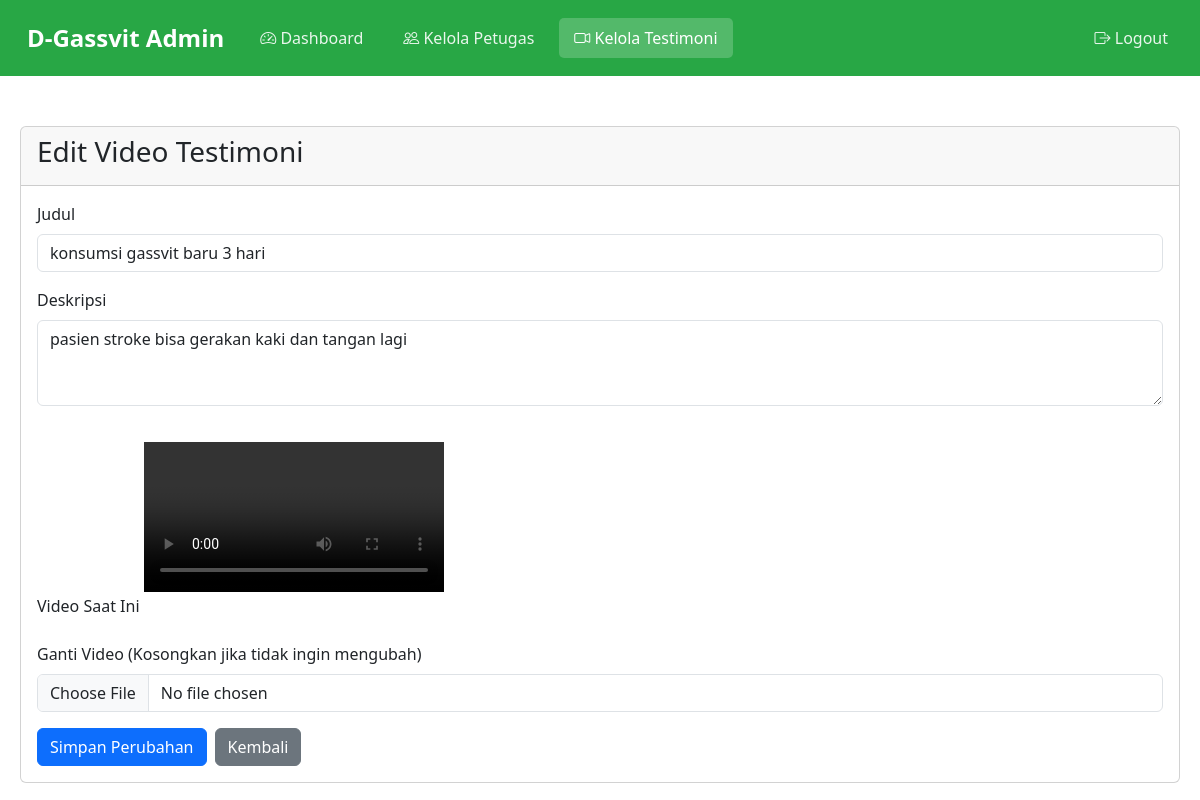
/admin/edit_testimonial.php?id=1 (signed in), run on the app's committed database.
### tables this page shows
CREATE TABLE `testimonials` (
  `id` int(11) NOT NULL,
  `judul` varchar(255) NOT NULL,
  `deskripsi` text DEFAULT NULL,
  `video_path` varchar(255) NOT NULL,
  `created_at` timestamp NOT NULL DEFAULT current_timestamp()
);

### admin/edit_testimonial.php (the view, shortened to what this page needs)
<?php
require_once('../config.php');
if(isset($_GET['id'])) {
    $id = (int)$_GET['id'];
    $stmt = $conn->prepare("SELECT * FROM testimonials WHERE id = ?");
    $stmt->bind_param("i", $id);
    $stmt->execute();
    $result = $stmt->get_result();
    $testimonial = $result->fetch_assoc();
} else {
    die("ID tidak valid");
}
?>
<!DOCTYPE html>
<html lang="id">
<head>
    <link href="https://cdn.jsdelivr.net/npm/bootstrap@5.3.0/dist/css/bootstrap.min.css" rel="stylesheet">
    <link href="https://cdn.jsdelivr.net/npm/bootstrap-icons@1.7.2/font/bootstrap-icons.css" rel="stylesheet">
</head>
<body>
    <?php require_once(__DIR__ . '/navbar.php'); ?>
    <div class="dashboard-container">
        <div class="card">
            <div class="card-header">
                <h3>Edit Video Testimoni</h3>
            </div>
            <div class="card-body">
                <form id="editForm" enctype="multipart/form-data">
                    <div class="mb-3">
                        <label class="form-label">Judul</label>
                        <input type="text" class="form-control" name="judul" value="<?= htmlspecialchars($testimonial['judul']) ?>" required>
                    </div>
                    <div class="mb-3">
                        <label class="form-label">Deskripsi</label>
                        <textarea class="form-control" name="deskripsi" rows="3"><?= htmlspecialchars($testimonial['deskripsi']) ?></textarea>
                    </div>
                    <div class="mb-3">
                        <label class="form-label">Video Saat Ini</label>
                        <video class="video-preview" controls>
                            <source src="../<?= $testimonial['video_path'] ?>" type="video/mp4">
                        </video>
                    </div>
                    <div class="mb-3">
                        <label class="form-label">Ganti Video (Kosongkan jika tidak ingin mengubah)</label>
                        <input type="file" class="form-control" name="video" accept="video/*">
                    </div>
                    <div class="d-flex gap-2">
                        <button type="button" class="btn btn-primary" onclick="updateTestimonial()">Simpan Perubahan</button>
                        <a href="manage_testimonials.php" class="btn btn-secondary">Kembali</a>
                    </div>
                </form>
            </div>
        </div>
    </div>
</body>
</html>

### admin/edit_testimonial.php (style rules this page uses)
.dashboard-container { padding: 20px; max-width: 1200px; margin: 0 auto; }
.video-preview { max-width: 400px; margin: 20px 0; }

### data on the page
testimonials: judul "konsumsi gassvit baru 3 hari", deskripsi "pasien stroke bisa gerakan kaki dan tangan lagi"
